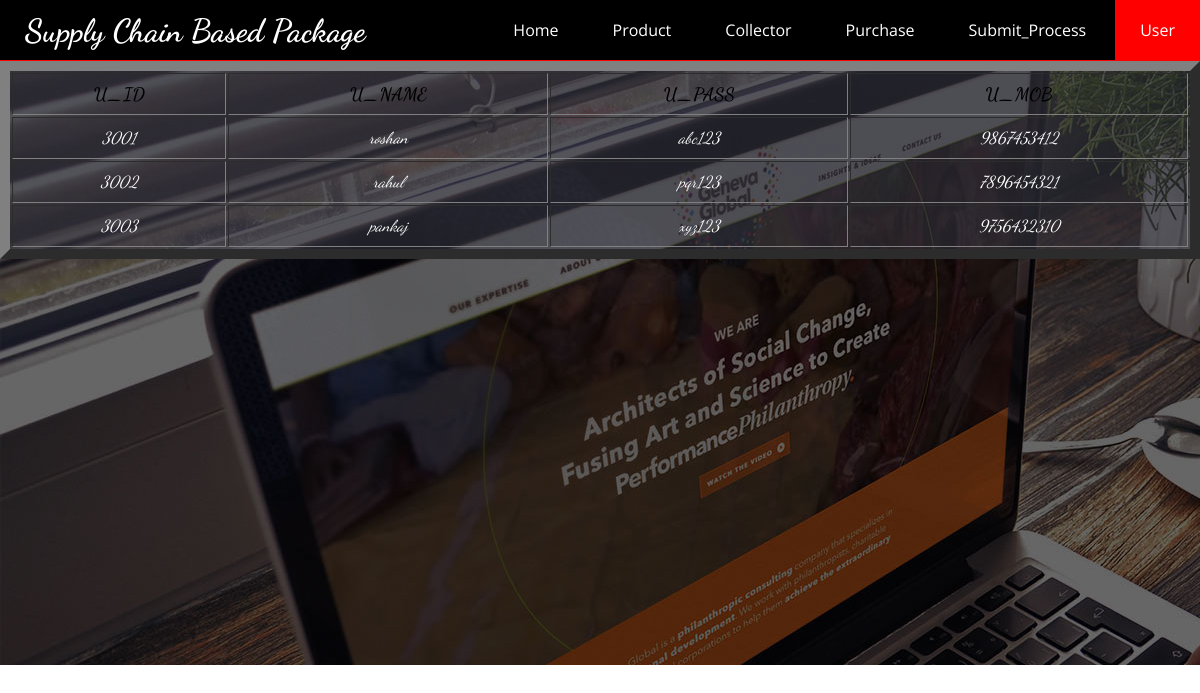
Screenshot of /user.php with the database file from the repository.
### tables this page shows
CREATE TABLE `user` (
  `u_id` int(20) NOT NULL,
  `u_name` varchar(20) NOT NULL,
  `u_pass` varchar(20) NOT NULL,
  `u_mob` varchar(20) NOT NULL
);

### user.php (the view, shortened to what this page needs)
<!DOCTYPE html>
<html lang = "en">
<head>
	<link rel="stylesheet" type="text/css" href="style.css">
</head>
<body>
	<div id="nav"><h1><a href="index.html">Supply Chain Based Package</a></h1>
	<ul>
		<li><a href="index.php">Home</a></li>
		<li><a href="product.php">Product</a></li>
		<li><a href="collector.php">Collector</a></li>
		<li><a href="purchase.php">Purchase</a></li>
		<li><a href="submit_process.php">Submit_Process</a></li>
		<li id="hello"><a href="user.php">User</a></li>
	</ul>
		<table align="left" border="10px" style="width: 600px; line-height: 40px; font-family:'Dancing Script', cursive; color: white; font-style: italic; background-color: #40404c7a; width: 100%;
	height: 100px; text-align: center; vertical-align: middle;">
				<tr style="font-variant: small-caps;font-style: normal;color: black; font-size: 18px;">
			<th>U_ID</th>
			<th>U_NAME</th>
			<th>U_PASS</th>
			<th>U_MOB</th>
		</tr>
		<?php
		$conn = mysqli_connect("localhost", "root", "", "project");
		$sql = "SELECT u_id, u_name, u_pass, u_mob from user";
		$result =$conn-> query($sql);
		if($result-> num_rows >0){
			while ($row = $result-> fetch_assoc()){
			echo "<tr><td>". $row["u_id"] ."</td><td>". $row["u_name"] ."</td><td>". $row["u_pass"] ."</td><td>". $row["u_mob"] ."</td></tr>";
			}
			echo "</table>";
		}
		else {
			echo" 0 result";
		}
		?>
	</div>
	<div id="hello1">
		</div>
	<div id="hello2">
		</div>
</body>
</html>

### style.css (style rules this page uses)
* { margin: 0px; padding: 0px; }
#nav { background: black; width: 100%; height:60px; line-height: 60px; }
#nav h1 { float: left; }
#nav h1 a { text-decoration: none; color: white; margin-left: 25px; font-family: 'Dancing Script', cursive; }
#nav ul { float: right; }
#nav ul li { text-decoration: none; list-style-type: none; display: inline-block; }
#nav ul li a { text-decoration: none; color: white; padding: 25px; font-family: 'Open Sans', sans-serif; }
#hello { background: red; }
#hello1 { background: red; height: 5px; }
#hello2 { background: url(images/3.jpg) no-repeat; background-image: url(images/3.jpg); background-position-x: initial; background-position-y: initial; background-size: initial; background-repeat-x: no-repeat; background-repeat-y: no-repeat; background-attachment: initial; background-origin: initial; background-clip: initial; background-color: initial; width: 100%; height: 600px; }

### rows the page displays
user: u_id "3001", u_name "roshan", u_pass "abc123", u_mob "9867453412"
user: u_id "3002", u_name "rahul", u_pass "pqr123", u_mob "7896454321"
user: u_id "3003", u_name "pankaj", u_pass "xyz123", u_mob "9756432310"
